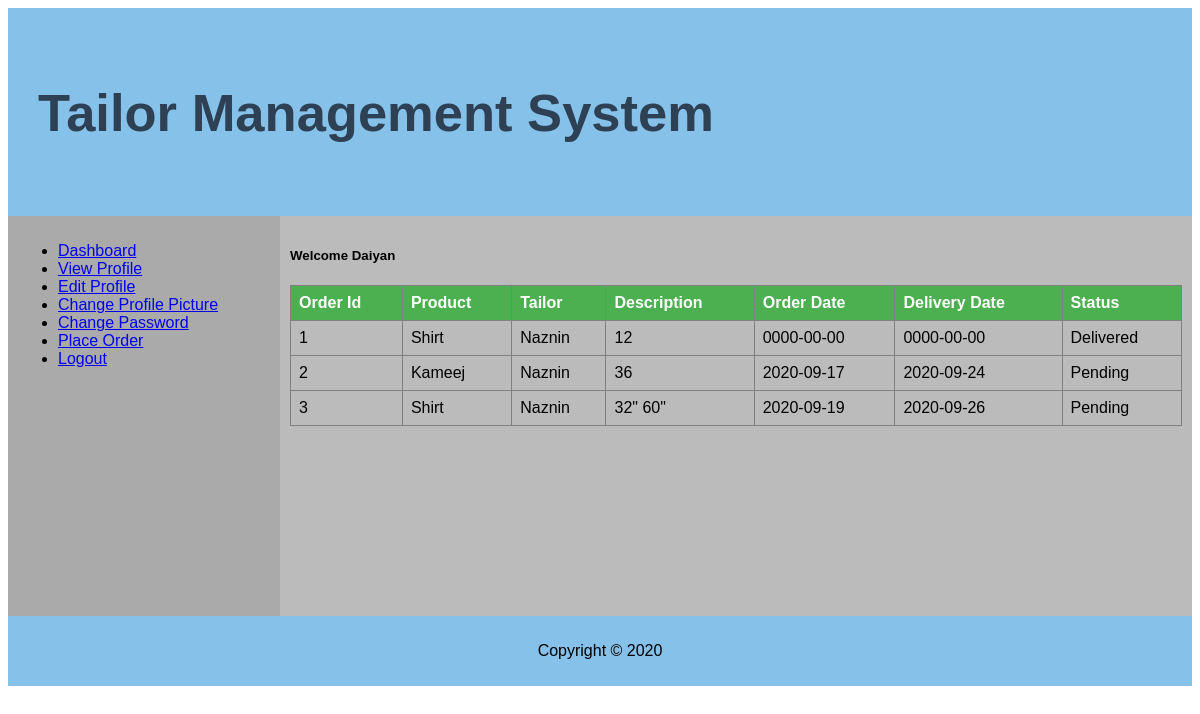
/nuser.php (signed in), run on the app's committed database.
### tables this page shows
CREATE TABLE `orders` (
  `order_id` int(50) NOT NULL,
  `uname` varchar(100) NOT NULL,
  `pid` int(50) NOT NULL,
  `tid` int(50) NOT NULL,
  `descr` varchar(200) NOT NULL,
  `order_date` date NOT NULL,
  `delivery_date` date NOT NULL,
  `delivered` tinyint(1) NOT NULL
);

CREATE TABLE `products` (
  `pid` bigint(100) NOT NULL,
  `tid` int(50) NOT NULL,
  `pname` varchar(50) NOT NULL,
  `description` varchar(100) NOT NULL,
  `pquantity` mediumint(100) NOT NULL,
  `price` int(50) NOT NULL
);

CREATE TABLE `tailor` (
  `ID` int(50) NOT NULL,
  `name` varchar(100) NOT NULL,
  `email` varchar(100) NOT NULL,
  `userName` varchar(100) NOT NULL,
  `password` varchar(100) NOT NULL,
  `gender` varchar(100) NOT NULL,
  `dob` varchar(100) NOT NULL,
  `picture` varchar(100) NOT NULL,
  `type` varchar(50) NOT NULL
);

### nuser.php (the view, shortened to what this page needs)
<?php
$userName=$_SESSION['userName'];
?>
<html>
<head>
<link rel="stylesheet" type="text/css" href="CSS/table.css">
</head>
<body>
<div class="grid-container">
  <div class="header">
    <h2 style="color: #2E4053"; align="left">Tailor Management System </h2>
  </div>
  <div class="left" style="background-color:#aaa;">
  <ul>
  <li><a href="nuser.php">Dashboard</a></li>
  <li><a href="user_view.php?userName=<?php echo $userName; ?>">View Profile</a></li>
  <li><a href="user_edit.php">Edit Profile</a></li>
  <li><a href="user_changepic.php">Change Profile Picture</a></li>
  <li><a href="user_changepass.php">Change Password</a></li>
  <li><a href="user_placeorder.php">Place Order</a></li>
  <li><a href="logout.php">Logout</a></li>
</ul>
  </div>
  <div class="middle" style="background-color:#bbb;"><?php
    $name=$_SESSION['name'];
    echo "<h5>Welcome $name</h5>";
    ?>
    <?php
$con=mysqli_connect("localhost","root","","db");
  $sql="SELECT order_id,p.pname, t.name, descr, order_date, delivery_date, delivered FROM `orders` o, `tailor` t, `products` p WHERE o.pid=p.pid AND o.tid=t.ID";
  $result=mysqli_query($con,$sql);
  if(mysqli_num_rows($result)>0)
   {
    ?>
    <table border='1' cellpadding='8'>
      <tr>
        <th>Order Id</th>
        <th>Product</th>
        <th>Tailor</th>
        <th>Description</th>
        <th>Order Date</th>
        <th>Delivery Date</th>
        <th>Status</th>
      </tr>
    <?php
    while($row=mysqli_fetch_array($result))
    {
      echo "<tr>";
      echo "<td>".$row['order_id']."</td>";
      echo "<td>".$row['pname']."</td>";
      echo "<td>".$row['name']."</td>";
      echo "<td>".$row['descr']."</td>";
      echo "<td>".$row['order_date']."</td>";
      echo "<td>".$row['delivery_date']."</td>";
      echo "<td>".($row['delivered']=='1' ? "Delivered" : "Pending")."</td>";
      echo "</tr>";
    }
    echo "</table>";
   }
   else
   {
    echo "No data found.<br/>";
   }
?>
    </div>
  <div class="footer">
    <p>Copyright © 2020</p>
  </div>
</div>
</body>
</html>

### CSS/table.css (style rules this page uses)
* { box-sizing: border-box; }
body { font-family: Arial, Helvetica, sans-serif; }
.header { grid-area: header; background-color: #85C1E9; padding: 30px; text-align: center; font-size: 35px; }
.grid-container { display: grid; grid-template-areas: 'header header header header header header' 'left middle middle middle middle middle' 'footer footer footer footer footer footer'; }
.left, .middle, .right { padding: 10px; height: 400px; overflow: scroll; }
.left { grid-area: left; }
.middle { grid-area: middle; }
.footer { grid-area: footer; background-color: #85C1E9; padding: 10px; text-align: center; }
table { border-collapse: collapse; width: 100%; }
th, td { text-align: left; padding: 8px; }
th { background-color: #4CAF50; color: white; }

### data on the page
orders: order_id "1", pid.pname "Shirt", tailor.name "Naznin", descr "12", order_date "0000-00-00", delivery_date "0000-00-00", delivered "Delivered"
orders: order_id "2", pid.pname "Kameej", tailor.name "Naznin", descr "36", order_date "2020-09-17", delivery_date "2020-09-24", delivered "Pending"
orders: order_id "3", pid.pname "Shirt", tailor.name "Naznin", descr "32\" 60\"", order_date "2020-09-19", delivery_date "2020-09-26", delivered "Pending"

### other printed values
$name "Daiyan"
